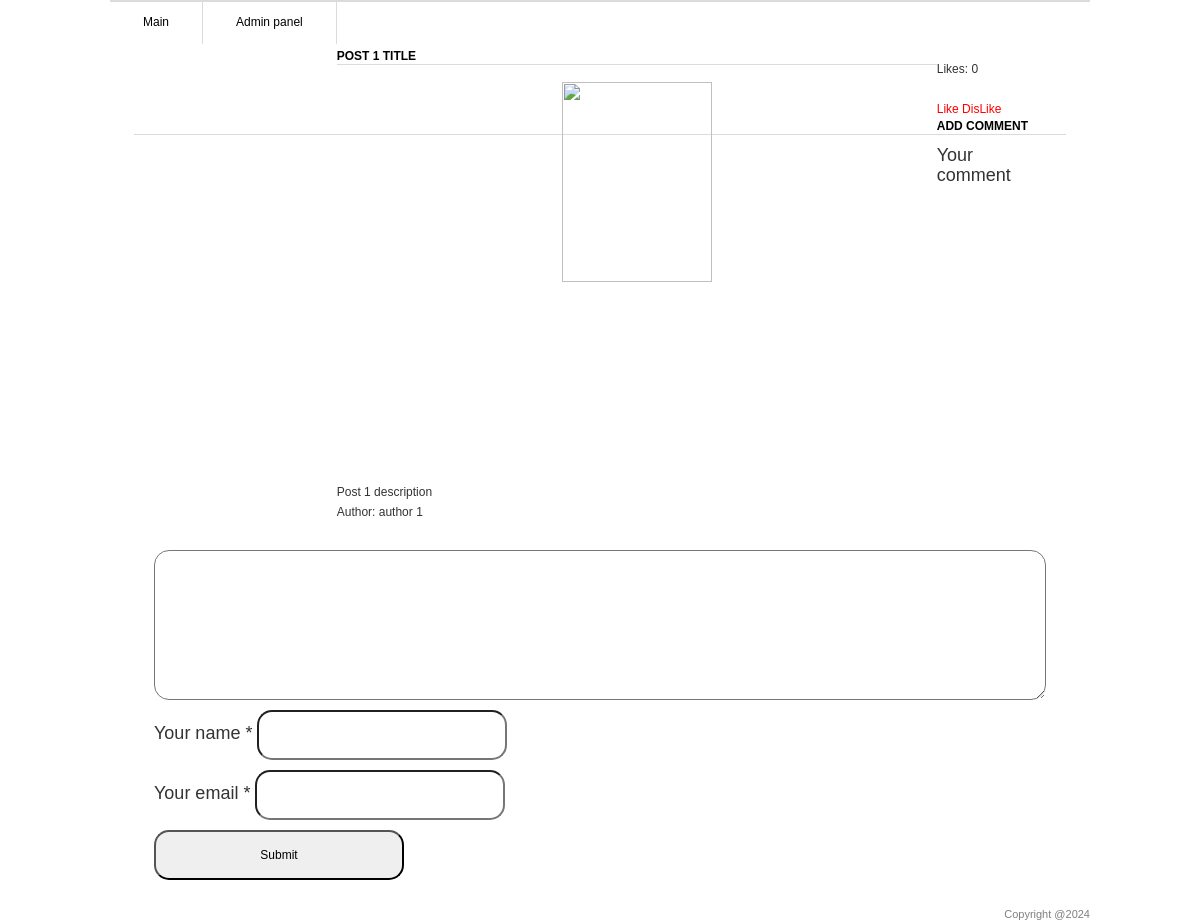
The app's page /1/, older data.
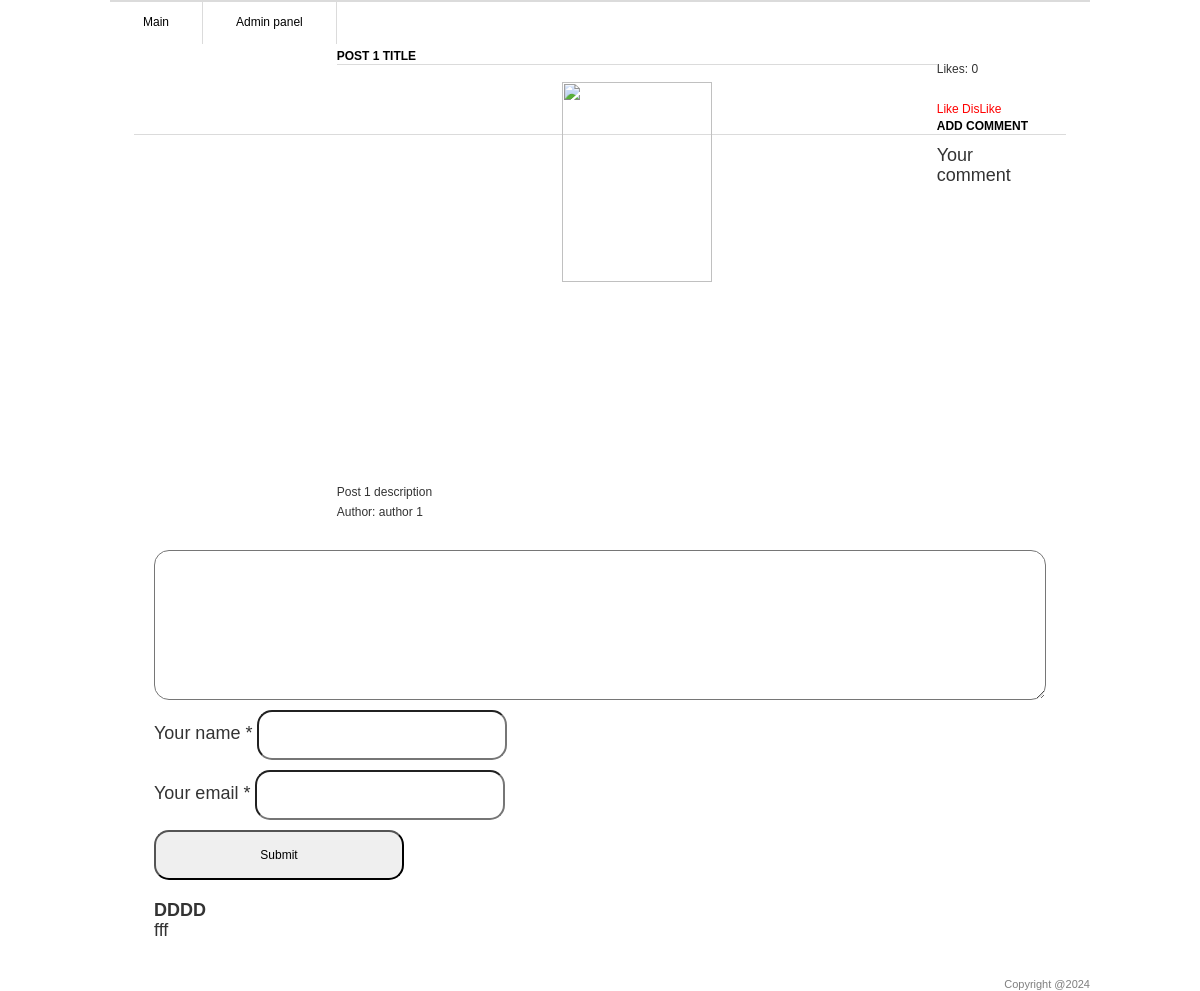
The same page, newer data.
### blog/models.py (models this page shows, shortened)
class Post(models.Model):
    title = models.CharField('Title post', max_length=100)
    description = models.TextField('Description post')
    author = models.CharField('Name author',max_length=100)
    date = models.DateField('Data post')
    img = models.ImageField('Images', upload_to='image/%Y')
    class Meta:
        verbose_name = "Post"
        verbose_name_plural = "Posts"

class Comments(models.Model):
    email = models.EmailField()
    name = models.CharField('Name', max_length=50)
    text_comments = models.TextField('Text comments', max_length=2000)
    post = models.ForeignKey(Post, verbose_name='Posts', on_delete=models.CASCADE)
    class Meta:
        verbose_name = "Comment"
        verbose_name_plural = "Comments"

### blog/views.py (the view)
# urls.py: path('<int:pk>/', views.PostDetail.as_view()),
class PostDetail(View):
    def get(self, request, pk):
       post = Post.objects.get(id=pk)
       return render(request, 'blog/blog_detail.html', {'post': post})

### templates/blog/blog_detail.html (shortened to what this page needs)
{% load static %}
<html lang="en" xmlns="http://www.w3.org/1999/html">
    <head>
        <link rel="stylesheet" href="{% static 'css/style.css'%}" type="text/css" media="all" />
    </head>
    <body>
        <div class="shell">
          <div class="border">
            <div id="navigation">
                <ul>
                  <li><a href="/" class="active">Main</a></li>
                  <li><a href="/admin" class="active">Admin panel</a></li>
                </ul>
            </div>
            <div id="main">
              <div id="content" class="left">
                <div class="projects">
                  <h3>{{ post.title }}</h3>
                    <p align="center">
                        <img src=" post.img.url" width="50%" />
                    </p>
                      <div class="item">
                          <div class="text left">
                              <p>{{ post.description }}</p>
                              <p>Author: {{ post.author }}</p>
                          </div>
                      </div>
                    </div>
                </div>
                <div>
                    <br>
                    <p>Likes: {{ post.likes_set.all.count }}</p>
                    <br>
                    <a href="{% url 'add_likes' post.id %}">Like</a>
                    <a href="{% url 'del_likes' post.id %}">DisLike</a>
                </div>
                <div class="form-comment">
                    <h3>Add comment</h3>
                    <div>
                        <form action="{% url 'add_comments' post.id %}" method="post">
                            <div>
                                <label> Your comment </label>
                                <textarea name="text_comments"></textarea>
                            </div>
                            <div>
                                <label> Your name * </label>
                                <input type="text" name="name">
                            </div>
                            <div>
                                <label> Your email * </label>
                                <input type="email" name="email">
                            </div>
                            <div>
                                <input type="submit">
                            </div>
                        </form>
                    </div>
                </div>
                <div>
                    {% for comment in post.comments_set.all %}
                    <div class="view-comment">
                        <h4>{{ comment.name }}</h4>
                        <p>
                            {{ comment.text_comments }}
                        </p>
                    </div>
                    {% endfor %}
                </div>
            </div>
            <div id="footer">
                <p class="copy right">Copyright @2024</p>
            </div>
          </div>
        </div>
    </body>
</html>

### static/css/style.css (style rules this page uses)
* { margin: 0; padding: 0; outline: 0; }
body { font-size: 12px; line-height: 20px; font-family: Georgia, Arial, Helvetica, Sans-Serif; color: #333; background: url() repeat 0 0; }
a { color: #ff0000; text-decoration: none; cursor: pointer; }
input, textarea, select { font-family: Arial, Helvetica, Sans-serif; font-size: 12px; }
textarea { overflow:auto; }
.left, .alignleft { float: left; display: inline; }
.right, .alignright { float: right; display: inline; }
.shell { width: 980px; margin: 0 auto; }
.border { border: 1px soled #e8e8e8; background: #fff; position: relative; }
#navigation { height; 43px; border-top: 1px solid #dbdbdb; border-bottom: 1px solid #dbdbdb; }
#navigation ul { list-style: none; }
#navigation ul li { float: left; height: 43px; border-right: 1px solid #dbdbdb; font-size: 12px; line-height: 43px; }
#navigation ul li a { float: left; height: 43px; color: #000; padding: 0 33px; }
#main { width: 932px; padding: 37px 24px 17px 24px; }
#main h3 { font-size: 12px; line-height: 15px; color: #000; text-transform: uppercase; border-bottom: 1px solid #dbdbdb; }
.projects { padding: 10px 0 0 0; }
.projects h3 { margin: 0 0 17px 0; }
.projects .item { margin: 0 0 28px 0; }
.projects .text { width: 600px; }
#footer { front-family: Arial, Sans-Serif; font-size: 11px; line-height: 14px; color: #7f7f7f; padding: 18px 27px 20px 38 px; }
.form-comment { font-size: 18px; }
.form-comment input { border-radius: 15px; padding: 15px; height: 50px; width: 250px; }
.form-comment textarea { border-radius: 15px; padding: 15px; height: 150px; width: 100%; resize: vertical }
.form-comment div { margin: 10px; }
.view-comment { padding: 10px; margin: 10px; font-size: 18px; border-radius: 15px; }

Row changes from the older to the newer data that the page shows:
added Comments: name "DDDD", text_comments "fff"
